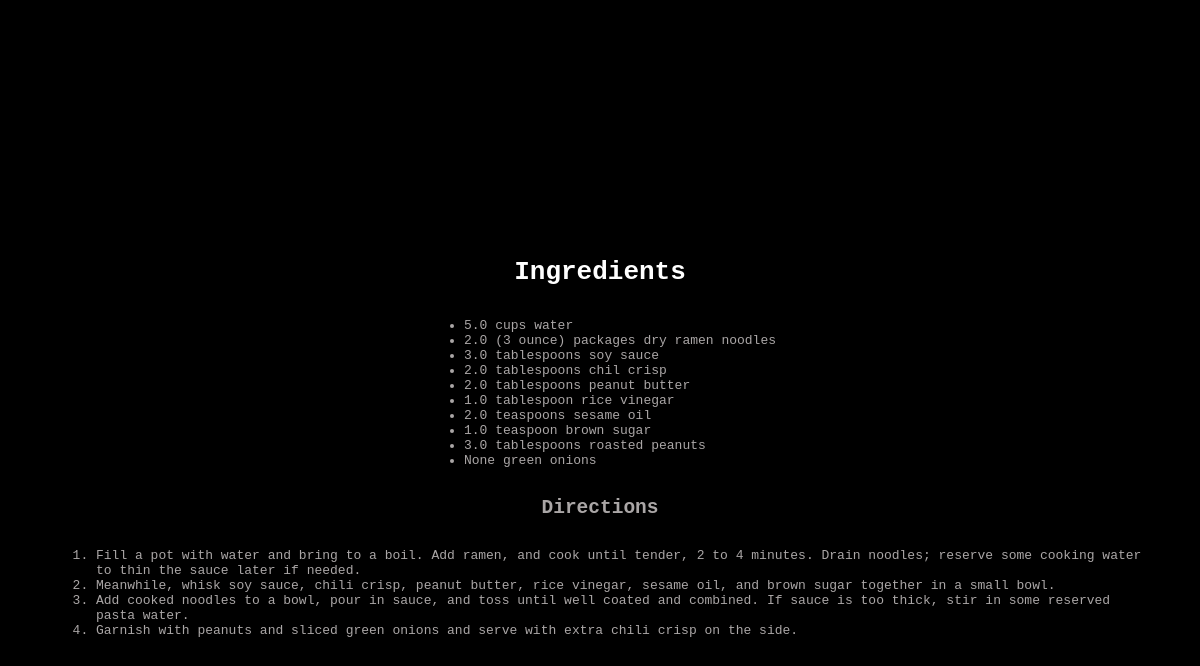
Page /recipe/4 (signed in) on the committed database.
### app_logic/models.py (models this page shows)
class Ingredient(db.Model):
    __tablename__ = 'ingredients'
    id = db.Column(db.Integer, primary_key=True)
    name = db.Column(db.String(128), nullable=False)
    recipe_id = db.Column(db.Integer, db.ForeignKey('recipes.id'), nullable=False)
    quantity = db.Column(db.Float)
    unit = db.Column(db.String(128))
    recipe = db.relationship('Recipe', back_populates='ingredients')

class Step(db.Model):
    __tablename__ = 'steps'
    id = db.Column(db.Integer, primary_key=True)
    description = db.Column(db.String(10000), nullable=False)
    recipe_id = db.Column(db.Integer, db.ForeignKey('recipes.id'), nullable=False)
    recipe = db.relationship('Recipe', back_populates='steps')

### app_logic/routes.py (the view)
@main.route("/recipe/<int:recipe_id>")
@login_required
def view_recipe(recipe_id):
    recipe = Recipe.query.get_or_404(recipe_id)
    return render_template("recipe.html", recipe=recipe)

### app_logic/routes.py (called while the page is built)
@main.context_processor
def inject_groceries():
    if current_user.is_authenticated:
        recipes = current_user.grocery_recipes.all()
        groceries = [
            {
                'quantity': ing.quantity,
                'unit': ing.unit,
                'name': ing.name
            }
            for recipe in recipes
            for ing in recipe.ingredients
        ]
    else:
        groceries = []
    return dict(groceries=groceries)

@login_manager.user_loader
def load_user(user_id):
    return Users.query.get(int(user_id))

### app_logic/templates/recipe.html (shortened to what this page needs)
<!DOCTYPE html>
<html lang="en">
<head>
   <link rel="stylesheet"href="{{ url_for('static', filename='css/base.css') }}">
</head>
<body>
    <h1>Ingredients</h1>
   <ul name="ingredient-list">
        {% for ingredient in recipe.ingredients %}
            <li> {{ ingredient.quantity ~ ' ' ~ ingredient.unit ~ ' ' ~ ingredient.name }} </li>
        {% endfor %}
   </ul>
   <h2>Directions</h2>
   <ol>
    {% for step in recipe.steps %}
        <li>
            {{step.description}}
        </li>
    {%endfor%}
   </ol>
</body>
</html>

### app_logic/static/css/base.css (style rules this page uses)
:root { --color-primary: teal }
html { background: #000000; margin: 0; padding: 0; width: 100vw; height: 100vh; }
body { color: #aaa6a6; display: flex; flex-direction: column; margin-top: 12rem; font-family: monospace; background: black; padding: 3rem; align-items: center; }
h1 { color: white; }

### rows in the picture
Ingredient: quantity+unit+name "5.0 cups water"
Ingredient: quantity+unit+name "2.0 (3 ounce) packages dry ramen noodles"
Ingredient: quantity+unit+name "3.0 tablespoons soy sauce"
Ingredient: quantity+unit+name "2.0 tablespoons chil crisp"
Ingredient: quantity+unit+name "2.0 tablespoons peanut butter"
Ingredient: quantity+unit+name "1.0 tablespoon rice vinegar"
Ingredient: quantity+unit+name "2.0 teaspoons sesame oil"
Ingredient: quantity+unit+name "1.0 teaspoon brown sugar"
Ingredient: quantity+unit+name "3.0 tablespoons roasted peanuts"
Ingredient: quantity+unit+name "None green onions"
Step: description "Fill a pot with water and bring to a boil. Add ramen, and cook until tender, 2 to 4 minutes. Drain noodles; reserve some cooking water to thin the sauce later if needed."
Step: description "Meanwhile, whisk soy sauce, chili crisp, peanut butter, rice vinegar, sesame oil, and brown sugar together in a small bowl."
Step: description "Add cooked noodles to a bowl, pour in sauce, and toss until well coated and combined. If sauce is too thick, stir in some reserved pasta water."
Step: description "Garnish with peanuts and sliced green onions and serve with extra chili crisp on the side."
